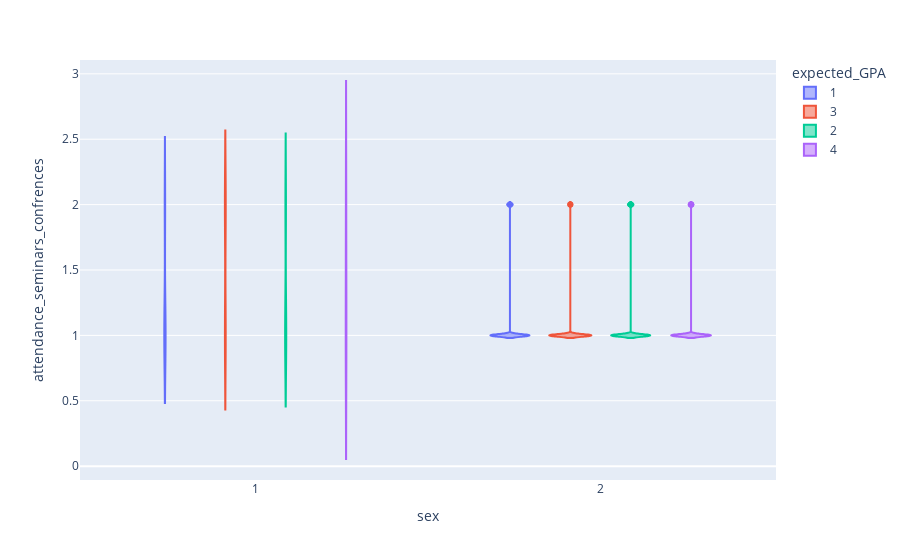

Notebook code cell kept with this figure:
### Code cell
# going to violin with expected gpa

px.violin(highly_correlated_df, x='sex', y='attendance_seminars_confrences', color='expected_GPA')

### Figure 1 — Plotly figure (JSON) as saved in the notebook; plotly's stock layout.template omitted (floating-point values rounded to 4 significant figures)
{"data": [{"alignmentgroup": "True", "box": {"visible": false}, "hovertemplate": "expected_GPA=1<br>sex=%{x}<br>attendance_seminars_confrences=%{y}<extra></extra>", "legendgroup": "1", "marker": {"color": "#636efa"}, "name": "1", "offsetgroup": "1", "orientation": "v", "scalegroup": "True", "showlegend": true, "type": "violin", "x": [2, 1, 1, 2, 2, 2, 2, 1, 1, 2, 2, 2, 1, 1, 1, 1], "x0": " ", "xaxis": "x", "y": [1, 1, 1, 1, 1, 1, 1, 1, 1, 1, 2, 1, 1, 2, 1, 2], "y0": " ", "yaxis": "y"}, {"alignmentgroup": "True", "box": {"visible": false}, "hovertemplate": "expected_GPA=3<br>sex=%{x}<br>attendance_seminars_confrences=%{y}<extra></extra>", "legendgroup": "3", "marker": {"color": "#EF553B"}, "name": "3", "offsetgroup": "3", "orientation": "v", "scalegroup": "True", "showlegend": true, "type": "violin", "x": [2, 1, 1, 1, 1, 2, 2, 2, 2, 2, 2, 1, 1, 2, 2, 2, 2, 2, 2, 2, 2, 2, 1, 2, 2, 2, 2, 2, 1, 2, 2, 2, 2, 2, 2, 2, 2, 2, 2, 2, 2, 1, 2, 1, 1, 1, 2, 1, 2, 1, 1, 1, 1, 1, 1, 1, 1, 1, 1, 1, 1], "x0": " ", "xaxis": "x", "y": [1, 1, 1, 1, 2, 1, 1, 1, 1, 1, 1, 1, 1, 1, 1, 1, 1, 1, 1, 1, 1, 1, 1, 1, 1, 1, 1, 1, 1, 1, 2, 2, 1, 1, 1, 1, 1, 1, 1, 1, 1, 1, 1, 2, 2, 2, 1, 1, 1, 2, 2, 2, 2, 2, 2, 2, 2, 1, 2, 1, 1], "y0": " ", "yaxis": "y"}, {"alignmentgroup": "True", "box": {"visible": false}, "hovertemplate": "expected_GPA=2<br>sex=%{x}<br>attendance_seminars_confrences=%{y}<extra></extra>", "legendgroup": "2", "marker": {"color": "#00cc96"}, "name": "2", "offsetgroup": "2", "orientation": "v", "scalegroup": "True", "showlegend": true, "type": "violin", "x": [2, 1, 2, 1, 1, 1, 2, 2, 2, 2, 2, 2, 2, 1, 1, 2, 1, 1, 2, 1, 1, 2, 2, 1, 2, 2, 2, 1, 1, 1, 1, 1, 1, 1, 1, 1, 1, 1], "x0": " ", "xaxis": "x", "y": [1, 1, 1, 1, 1, 1, 2, 2, 1, 1, 1, 1, 1, 1, 1, 1, 1, 1, 1, 1, 1, 1, 1, 1, 1, 1, 1, 1, 2, 2, 2, 1, 1, 2, 2, 1, 2, 2], "y0": " ", "yaxis": "y"}, {"alignmentgroup": "True", "box": {"visible": false}, "hovertemplate": "expected_GPA=4<br>sex=%{x}<br>attendance_seminars_confrences=%{y}<extra></extra>", "legendgroup": "4", "marker": {"color": "#ab63fa"}, "name": "4", "offsetgroup": "4", "orientation": "v", "scalegroup": "True", "showlegend": true, "type": "violin", "x": [2, 2, 2, 2, 2, 2, 2, 2, 2, 2, 2, 2, 2, 2, 2, 2, 2, 2, 2, 2, 2, 2, 2, 2, 2, 2, 2, 1, 1, 1], "x0": " ", "xaxis": "x", "y": [1, 2, 1, 2, 1, 1, 1, 1, 1, 1, 1, 1, 1, 1, 1, 1, 1, 1, 1, 1, 1, 1, 1, 2, 1, 1, 1, 2, 1, 1], "y0": " ", "yaxis": "y"}], "layout": {"legend": {"title": {"text": "expected_GPA"}, "tracegroupgap": 0}, "margin": {"t": 60}, "violinmode": "group", "xaxis": {"anchor": "y", "domain": [0, 1], "title": {"text": "sex"}}, "yaxis": {"anchor": "x", "domain": [0, 1], "title": {"text": "attendance_seminars_confrences"}}}}
